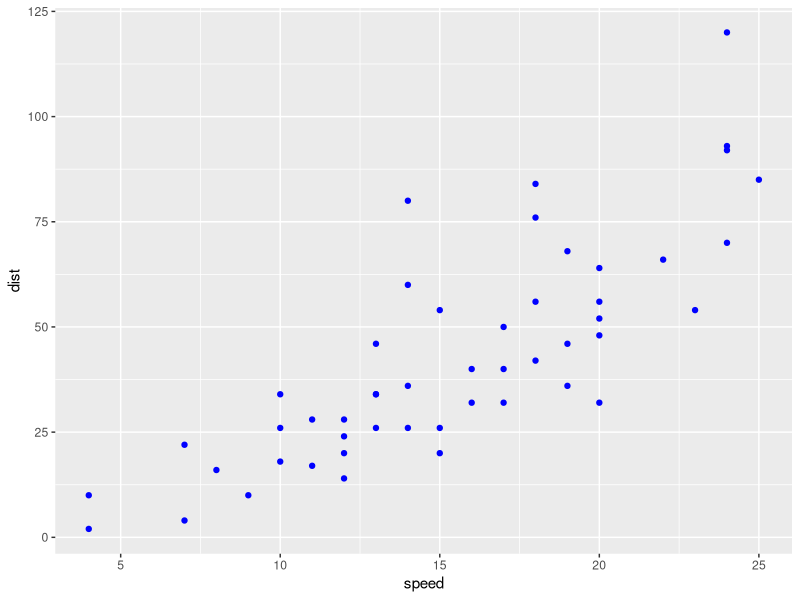
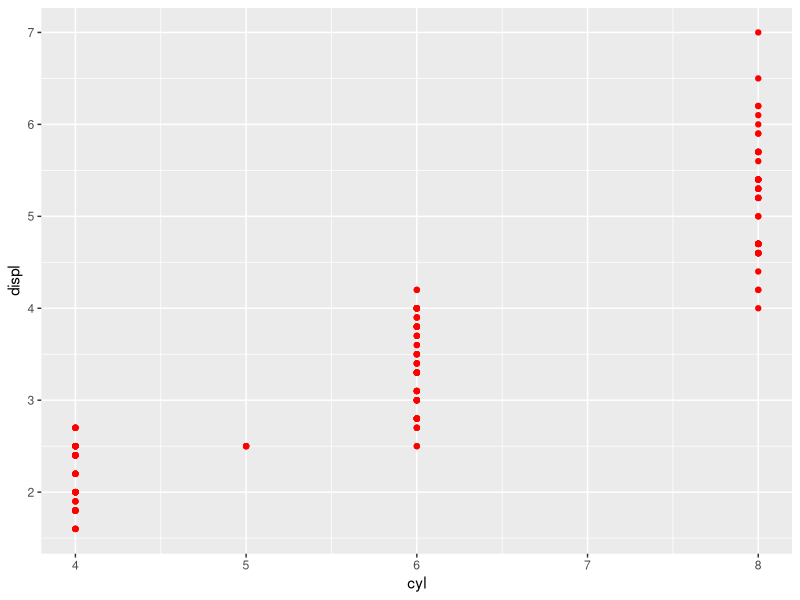
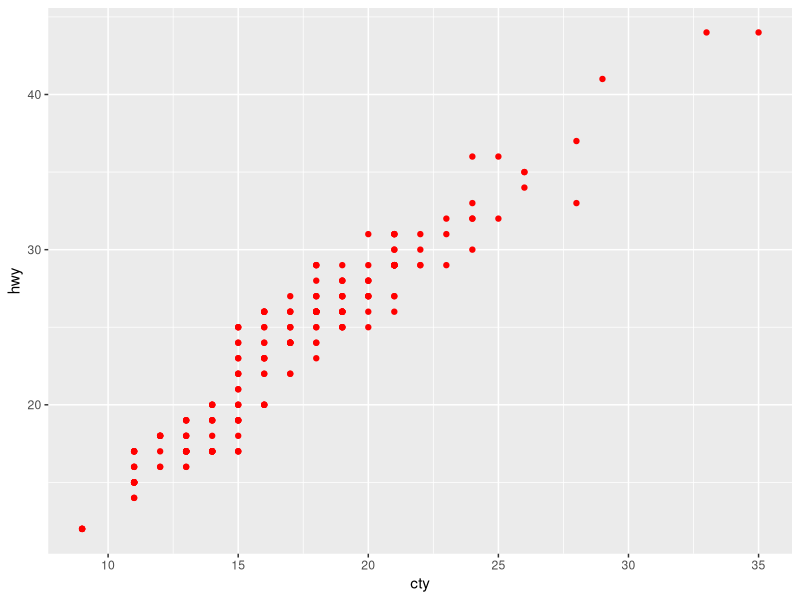

Write the R code that produced these figures, in order.
## ---- chunk 1
library(ggplot2)
library(tidyverse)
## ---- chunk 2
number_from_1_to_1000 <- c(1:1000)
number_from_1_to_1000_divisible_by3 <- sum(c(number_from_1_to_1000%%3==0))
number_from_1_to_1000_notdivisible_by7 <- sum(c(number_from_1_to_1000%%7!=0))
## ---- chunk 3
print(paste("There are",number_from_1_to_1000_divisible_by3, "numbers from 1 to 1000 are divisible by 3"))
print(paste("There are",number_from_1_to_1000_notdivisible_by7, "numbers from 1 to 1000 are not divisible by 7"))
## ---- chunk 4
number_from_1_to_1000_divisible_by3_and7 <- sum(c(number_from_1_to_1000%%3==0 & number_from_1_to_1000%%7==0 ))
number_from_1_to_1000_divisible_by3_but_not7 <- sum(c(number_from_1_to_1000%%3==0 & number_from_1_to_1000%%7!=0))
## ---- chunk 5
print(paste("There are",number_from_1_to_1000_divisible_by3_and7, "numbers from 1 to 1000 are divisible by 3 and 7"))
print(paste("There are",number_from_1_to_1000_divisible_by3_but_not7, "numbers from 1 to 1000 are divisible by 3 but not 7"))
## ---- chunk 6
calculation <- 2 * ((2/1)*(2/3)) * ((4/3)*(4/5)) * ((6/5)*(6/7))
## ---- chunk 7
print(paste("answer equal to",calculation))
## ---- chunk 8
a <- c(2,4,6)
b <- c(1,3,5)
c <- c(3,5,7)
answer = 2 * (prod(a/b,a/c)) 
## ---- chunk 9
print(paste("using vector and prod() will get us", answer))
## ---- chunk 10
a <- c(seq(2,100, by=2))
b <- c(seq(1,99, by=2))
c <- c(seq(3,101, by=2))
answer2 = 2 * (prod(a/b,a/c))

a <- c(seq(2,1000, by=2))
b <- c(seq(1,999, by=2))
c <- c(seq(3,1001, by=2))
answer3 = 2 * (prod(a/b,a/c)) 

a <- c(seq(2,100000, by=2))
b <- c(seq(1,99999, by=2))
c <- c(seq(3,100001, by=2))
answer4 = 2 * (prod(a/b,a/c)) 
## ---- chunk 11
cat(paste("answer up to 101 is", answer2))
cat(paste("answer up to 1001 is", answer3))
cat(paste("answer up to 100001 is", answer4))
cat("I noticed that as number gets larger and larger, it will get closer to closer the value of pi, which is 3.1415926")
## ---- chunk 12
City <- c("New York", "New York", "London", "London", "Beijing", "Beijing")
Size <- c("large", "small", "large", "small", "large", "small")
Amount <- c(23,14,22,16,121,56)
df <- data.frame(City, Size, Amount)
df
## ---- chunk 13
df_size_larger_than_50 = df[df$Amount>50,]
df_size_larger_than_50
## ---- chunk 14
ggplot(data = cars) +
  geom_point(mapping = aes(x = speed, y = dist), color = 'blue')
## ---- chunk 15
car_speed_km_per_hour <- (cars$speed) * 1.609
car_dist_meter <- (cars$dist) * 0.305
cars_after_conversion <- data.frame(car_speed_km_per_hour,car_dist_meter)
glimpse(cars_after_conversion)
## ---- chunk 16
ggplot(data = mpg) + 
  geom_point(mapping = aes(x = cyl, y = displ), color = "red")
## ---- chunk 17
ggplot(data = mpg) + 
  geom_point(mapping = aes(x = cty, y = hwy), color = "Red")
## ---- chunk 18
city_miles_per_gallon_most_efficient = max(mpg$cty)
city_model = mpg[mpg$cty==city_miles_per_gallon_most_efficient,]

highway_miles_per_gallon_most_efficient = max(mpg$hwy)
highway_model = mpg[mpg$hwy==highway_miles_per_gallon_most_efficient,]
city_model
highway_model
## ---- chunk 19
print(paste("The most efficient in terms of the city miles per gallon is", city_model$model))
## ---- chunk 20
print(paste("The most efficient in terms of the highway miles per gallon are", highway_model$model[1],
            "and",  highway_model$model[2]))
## ---- chunk 21
phi.paris <- 48.8566
phi.ny <- 40.7128
lambda.paris <- 2.3522
lambda.ny <- -74.0060
## ---- chunk 22
print(paste("The latitude of Paris in degree", phi.paris))
print(paste("The latitude of New York in degree", phi.ny))
print(paste("The longtitude of Paris in degree", lambda.paris))
print(paste("The longtitude of New York in degree", lambda.ny))
## ---- chunk 23
phi.paris_radian <- 48.8566 * (pi/180) # phi 1
phi.ny_radian <- 40.7128 *  (pi/180) #  phi 2
lambda.paris_radian <- 2.3522 *  (pi/180) # lambda 1
lambda.ny_radian <- -74.0060 *  (pi/180)  # lambda 2
## ---- chunk 24
print(paste("The latitude of Paris in radian", phi.paris_radian))
print(paste("The latitude of New York in radian", phi.ny_radian))
print(paste("The longtitude of Paris in radian", lambda.paris_radian))
print(paste("The longtitude of New York in radian", lambda.ny_radian))
## ---- chunk 25
central_angle = acos(sin(phi.paris_radian) * sin(phi.ny_radian)
                    + cos(phi.paris_radian) * cos(phi.ny_radian)
                    * cos(abs(lambda.ny_radian-lambda.paris_radian)))
## ---- chunk 26
print(paste("central angle between cities are", central_angle))
## ---- chunk 27
distance_between_both_NY_and_Paris_km <- central_angle * 6371 # 6371 km is the radius of Earth
## ---- chunk 28
print(paste("The distance between both cities are", distance_between_both_NY_and_Paris_km, "km"))
distance_between_both_NY_and_Paris_mile = distance_between_both_NY_and_Paris_km * 0.621371
print(paste("The distance between both cities are", distance_between_both_NY_and_Paris_mile, "miles"))
